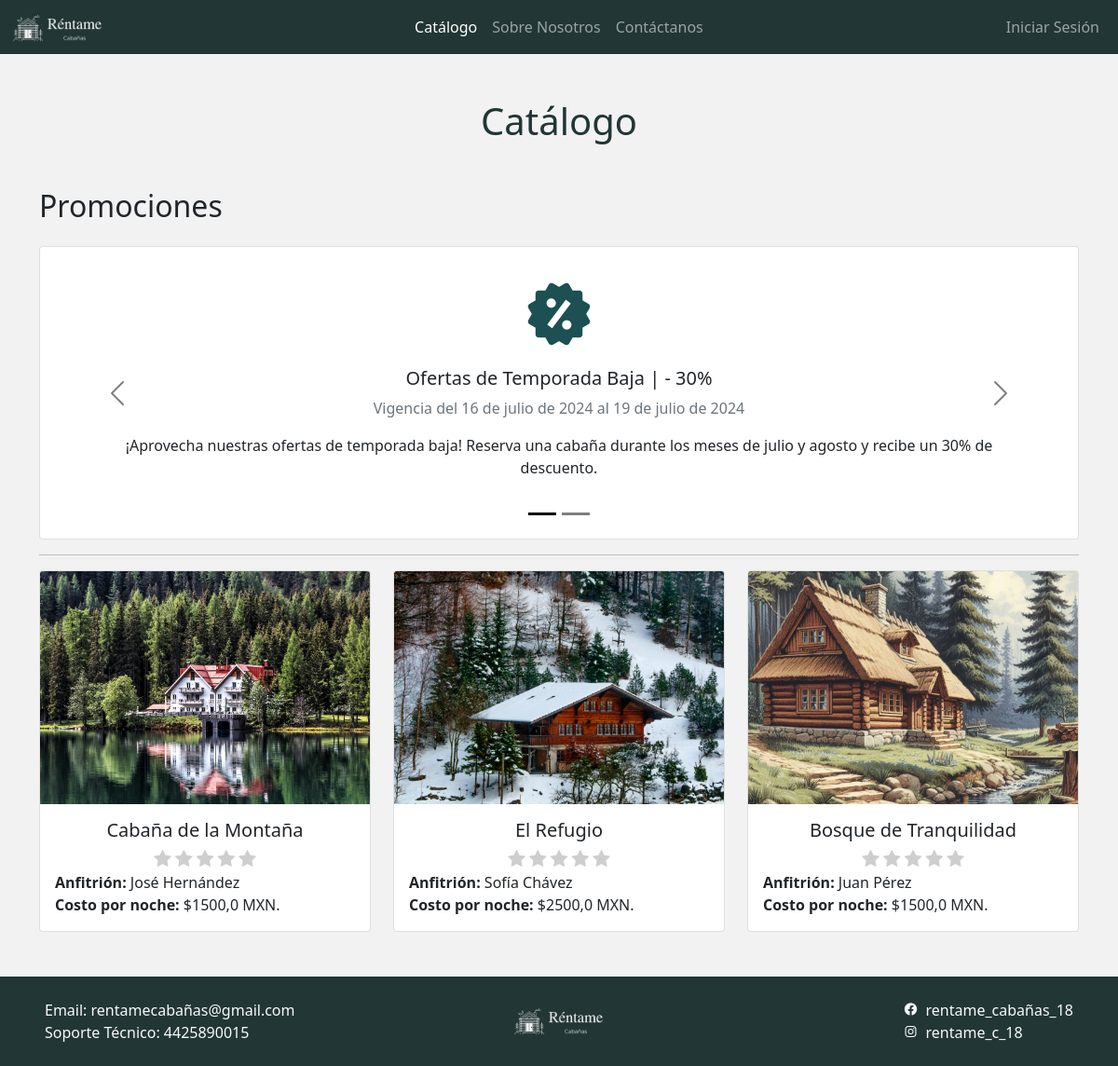
The app's page /, older data.
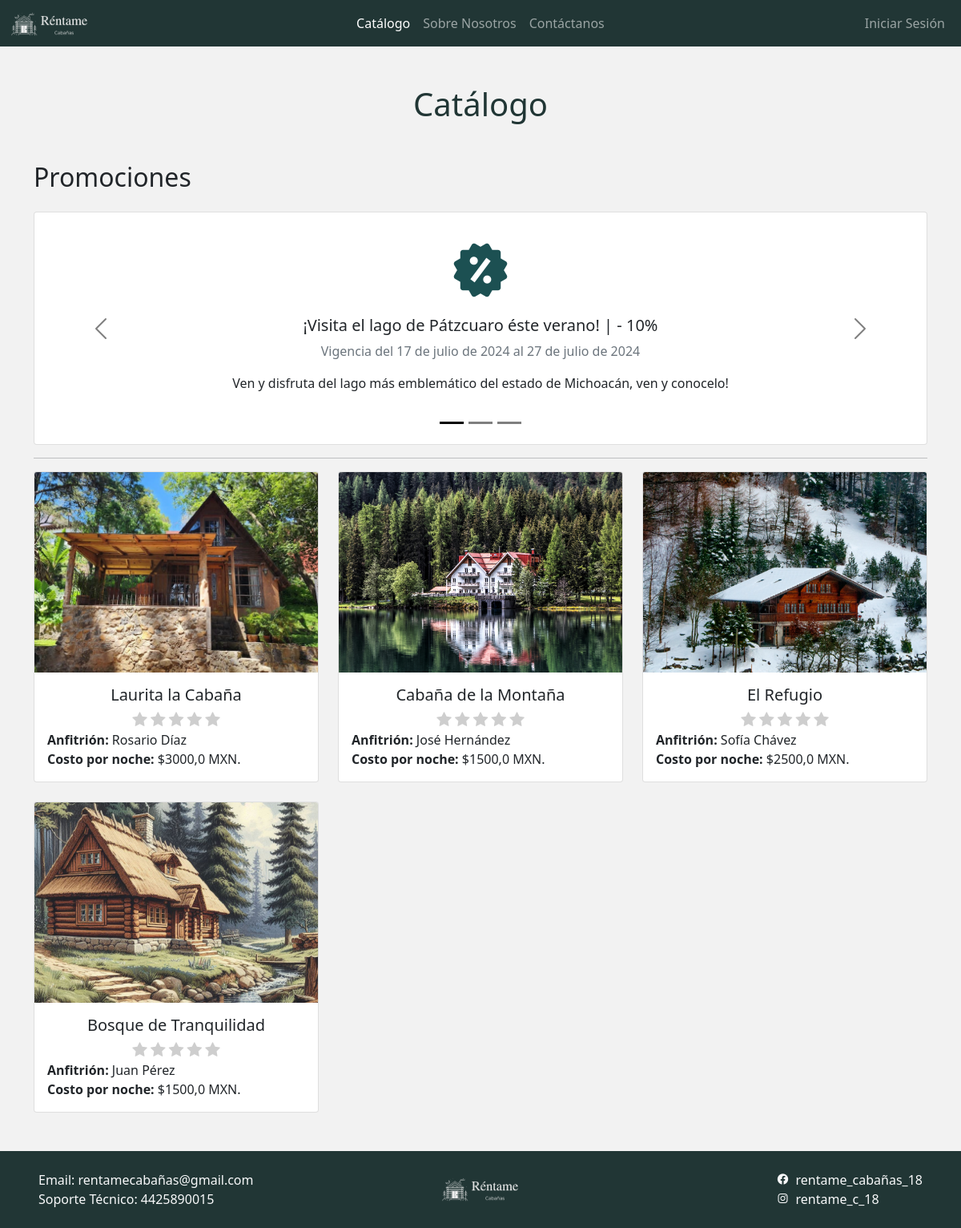
The same page, newer data.
### promociones/models.py (models this page shows, shortened)
class Promocion(models.Model):
    id = models.AutoField(primary_key=True)
    titulo = models.CharField(max_length=80)
    fecha_inicio = models.DateField()
    fecha_fin = models.DateField()
    descuento = models.IntegerField()
    descripcion = models.CharField(max_length=200)
    creado = models.DateTimeField(auto_now=True, null=True) #Fecha y tiempo
    actualizado = models.DateTimeField(auto_now_add=True, null=True)
    class Meta:
        verbose_name="Promocion"
        verbose_name_plural="Promociones"
        ordering = ["-creado"]

### admin_cabanas/models.py (models this page shows, shortened)
class Cabana(models.Model):
    id = models.AutoField(primary_key=True)
    nombre = models.CharField(max_length=80)
    anfitrion = models.CharField(max_length=80)
    capacidad = models.IntegerField()
    camas = models.IntegerField()
    costo_noche = models.FloatField()
    servicios = RichTextField(max_length=500)
    ubicacion = models.TextField()
    descripcion = RichTextField(max_length=300) #Agregar a settings:   'ckeditor',
    creado = models.DateTimeField(auto_now_add=True, null=True) #Fecha y tiempo
    actualizado = models.DateTimeField(auto_now=True, null=True)
    class Meta:
        verbose_name="Cabaña"
        verbose_name_plural="Cabañas"
        ordering = ["-creado"]
    def promedio_rating(self) -> float:
        from valoraciones.models import Valoracion
        return Valoracion.objects.filter(cabana=self).aggregate(Avg('numero_estrellas'))['numero_estrellas__avg'] or 0

class ImagenCabana(models.Model):
    id = models.AutoField(primary_key=True)
    cabana = models.ForeignKey(Cabana, on_delete=models.CASCADE, related_name="imagenes")
    ruta = models.ImageField(upload_to="imgCabanas", verbose_name="Ruta_Imagen") # Se debe crear la carpeta media/imgCabanas
    creado = models.DateTimeField(auto_now_add=True, null=True) #Fecha y tiempo
    actualizado = models.DateTimeField(auto_now=True, null=True)

### cabanas/views.py (the view)
# urls.py: path('', views_cabanas.catalogo, name='Catalogo'),
def catalogo(request):
    cabanas = Cabana.objects.all()
    promociones = Promocion.objects.all()
    for cabana in cabanas:
        cabana.promedio_rating = cabana.promedio_rating()
    return render(request, 'cabanas/catalogo.html', {'cabanas':cabanas, 'promociones':promociones})

### cabanas/templates/cabanas/catalogo.html (shortened to what this page needs)
{% extends "cabanas/layout.html" %}
{% block estadoCatalogo %}active{% endblock estadoCatalogo %}
{% block nombreApartado %}Catálogo{% endblock nombreApartado %}
{% block contenido %}
{% load static %}
    <p class="h2 fw-light pb-3">Promociones</p>
    {% if promociones %}
    <div id="carouselExampleDark" class="carousel carousel-dark slide" data-bs-ride="carousel">
        <ol class="carousel-indicators">
            {% for i in promociones %}
                <li data-bs-target="#carouselExampleControls" data-bs-slide-to="{{ forloop.counter0 }}"{% if forloop.first %} class="active" {% endif %} ></li>
            {% endfor %}
        </ol>
        <div class="carousel-inner">
            {% for promocion in promociones %}
            <div class="carousel-item {% if forloop.first %}active{% endif %}">
                <div class="col d-block w-100">
                    <div class="text-decoration-none text-body card" >
                        <div class="card-body">
                            <div class="text-center pt-3">
                                <i class = "iconos-promo bx bxs-offer"></i>
                            </div>
                            <h5 class="card-title pt-3 text-center">{{ promocion.titulo }} | - {{ promocion.descuento }}%</h5>
                            <p class="text-center text-muted"> Vigencia del {{ promocion.fecha_inicio}} al {{ promocion.fecha_fin}}</p>
                            <p class="card-text text-center px-5 pb-5">{{promocion.descripcion}}</p>
                        </div>
                    </div>
                </div>
            </div>
            {% endfor %}
        </div>
        <button class="carousel-control-prev" type="button" data-bs-target="#carouselExampleDark" data-bs-slide="prev">
          <span class="carousel-control-prev-icon" aria-hidden="true"></span>
        </button>
        <button class="carousel-control-next" type="button" data-bs-target="#carouselExampleDark" data-bs-slide="next">
          <span class="carousel-control-next-icon" aria-hidden="true"></span>
        </button>
    </div>
    {% else %}
        <p class="text-muted text-center pt-5"> No hay promociones para mostrar.</p>
    {% endif %}
    <hr>
    <div class="row g-4">
        {% if cabanas %}
            {% for cabana in cabanas %}
            <div class="col col-md-4">
                <a href="{% url 'Vista_Cabana_Usuario' cabana.id%}" class="text-decoration-none text-body card" >
                    <img  class="card-img-tamanoImg card-img-top" src="{{ cabana.imagenes.first.ruta.url }}">
                    <div class="card-body">
                        <h5 class="card-title text-center"> {{ cabana.nombre}} </h5>
                        <div class="ratings">
                            <i class="fa fa-star {% if cabana.promedio_rating > 0 %}rating-color{% endif %}" id="uno"></i>
                            <i class="fa fa-star {% if cabana.promedio_rating > 1 %}rating-color{% endif %}" id="dos"></i>
                            <i class="fa fa-star {% if cabana.promedio_rating > 2 %}rating-color{% endif %}" id="tres"></i>
                            <i class="fa fa-star {% if cabana.promedio_rating > 3 %}rating-color{% endif %}" id="cuatro"></i>
                            <i class="fa fa-star {% if cabana.promedio_rating > 4 %}rating-color{% endif %}" id="cinco"></i>
                        </div>
                    <p class="card-text"><b>Anfitrión: </b> {{cabana.anfitrion}} <br> <b>Costo por noche: </b>${{ cabana.costo_noche }} MXN.</p>
                    </div>
                </a>
            </div>
            {% endfor %}
        {% else %}
            <p class="text-muted text-center pt-5"> No hay cabañas para mostrar.</p>
        {% endif %}
    </div>
{% endblock contenido %}

Row changes from the older to the newer data that the page shows:
no longer on one of the page's lists (row unchanged): Promocion: titulo "Ofertas de Temporada Baja", descuento "30", fecha_inicio "16 de julio de 2024", fecha_fin "19 de julio de 2024", descripcion "¡Aprovecha nuestras ofertas de temporada baja! Reserva una cabaña durante los meses de julio y agosto y recibe un 30% de descuento."
added Promocion: titulo "¡Visita el lago de Pátzcuaro éste verano!", descuento "10", fecha_inicio "17 de julio de 2024", fecha_fin "27 de julio de 2024", descripcion "Ven y disfruta del lago más emblemático del estado de Michoacán, ven y conocelo!"
added Cabana: imagenes.first.ruta (picture), nombre "Laurita la Cabaña", anfitrion "Rosario Díaz", costo_noche "3000,0"
